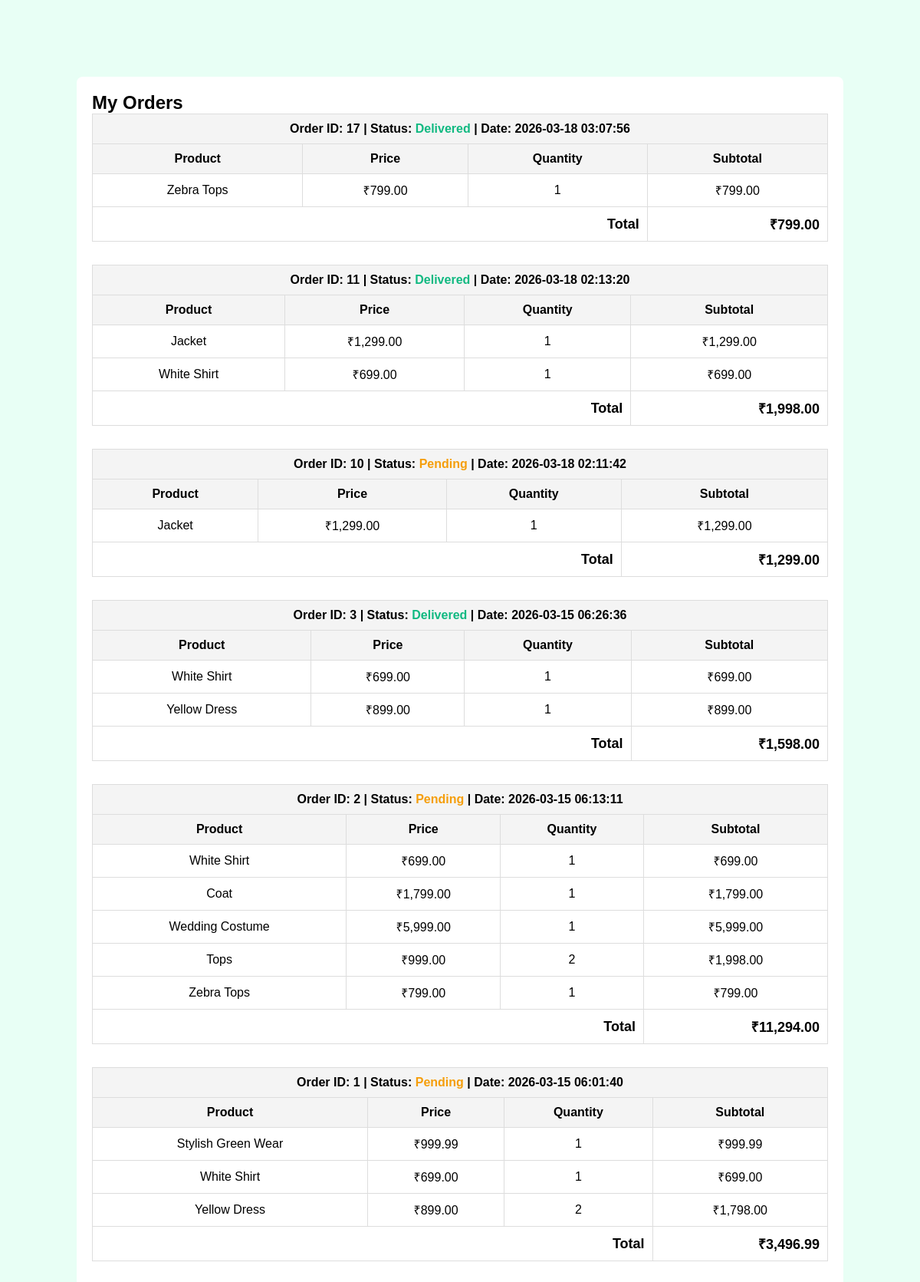
Screenshot of /my_orders.php (signed in) with the database file from the repository.
### tables this page shows
CREATE TABLE `order_items` (
  `item_id` int(11) NOT NULL,
  `order_id` int(11) NOT NULL,
  `product_id` int(11) NOT NULL,
  `quantity` int(11) NOT NULL,
  `price` decimal(10,2) NOT NULL,
  `created_at` timestamp NOT NULL DEFAULT current_timestamp()
);

CREATE TABLE `orders` (
  `order_id` int(11) NOT NULL,
  `user_id` int(11) NOT NULL,
  `total_price` decimal(10,2) NOT NULL,
  `order_status` varchar(50) DEFAULT 'Pending',
  `order_date` timestamp NOT NULL DEFAULT current_timestamp()
);

CREATE TABLE `products` (
  `id` int(11) NOT NULL,
  `product_name` varchar(255) DEFAULT NULL,
  `price` decimal(10,2) DEFAULT NULL,
  `image` varchar(255) DEFAULT NULL,
  `description` text DEFAULT NULL
);

### my_orders.php (the view, shortened to what this page needs)
<?php
include('db.php');
$user_id = $_SESSION['user_id'];
$sql = "SELECT o.order_id, o.order_status, o.order_date,
               p.product_name, p.price, oi.quantity
        FROM orders o
        JOIN order_items oi ON o.order_id = oi.order_id
        JOIN products p ON oi.product_id = p.id
        WHERE o.user_id = $user_id
        ORDER BY o.order_date DESC";
$result = mysqli_query($conn, $sql);
$order_totals = [];
while($row_temp = mysqli_fetch_assoc($result)) {
    $order_totals[$row_temp['order_id']][] = $row_temp;
}
?>
<!DOCTYPE html>
<html>
<head>
    <link rel="stylesheet" href="style.css">
</head>
<body>
<div class="orders-container">
    <h2>My Orders</h2>
    <?php foreach($order_totals as $order_id => $items): ?>
        <table>
            <tr>
                <th colspan="6">Order ID: <?= $order_id ?> | Status:
                    <span class="status-<?= $items[0]['order_status'] ?>">
                        <?= $items[0]['order_status'] ?>
                   </span>
                    | Date: <?= $items[0]['order_date'] ?>
                </th>
            </tr>
            <tr>
                <th>Product</th>
                <th>Price</th>
                <th>Quantity</th>
                <th>Subtotal</th>
            </tr>
            <?php $total = 0; ?>
            <?php foreach($items as $row): ?>
                <?php $subtotal = $row['price'] * $row['quantity']; ?>
                <?php $total += $subtotal; ?>
                <tr>
                    <td><?= $row['product_name'] ?></td>
                    <td>₹<?= number_format($row['price'],2) ?></td>
                    <td><?= $row['quantity'] ?></td>
                    <td>₹<?= number_format($subtotal,2) ?></td>
                </tr>
            <?php endforeach; ?>
            <tr>
                <td colspan="3" class="order-total">Total</td>
                <td class="order-total">₹<?= number_format($total,2) ?></td>
            </tr>
        </table>
    <?php endforeach; ?>
</div>
</body>
</html>

### style.css (style rules this page uses)
* { padding: 0; margin: 0; box-sizing: border-box; }
body { font-family: 'Poppins', sans-serif; margin: 0; padding-top: 70px; background: #e8fff5; }

### my_orders.php (style rules this page uses)
.orders-container { max-width: 1000px; margin: 30px auto; background: #fff; padding: 20px; border-radius: 8px; }
table { width: 100%; border-collapse: collapse; margin-bottom: 30px; }
th, td { padding: 10px; text-align: center; border: 1px solid #ddd; }
th { background: #f4f4f4; }
.status-Pending { color: #f59e0b; font-weight: bold; }
.status-Delivered { color: #10b981; font-weight: bold; }
.order-total { text-align: right; font-weight: bold; font-size: 18px; }

### rows the page displays
order_items: order_id "17", order.order_status "Delivered", order.order_date "2026-03-18 03:07:56", product.product_name "Zebra Tops", product.price "799.00", quantity "1", total "799.00"
order_items: order_id "11", order.order_status "Delivered", order.order_date "2026-03-18 02:13:20", product.product_name "Jacket", product.price "1,299.00", quantity "1", subtotal "1,299.00", total "1,998.00"
order_items: product.product_name "White Shirt", product.price "699.00", quantity "1"
order_items: order_id "10", order.order_status "Pending", order.order_date "2026-03-18 02:11:42", product.product_name "Jacket", product.price "1,299.00", quantity "1", subtotal "1,299.00", total "1,299.00"
order_items: order_id "3", order.order_status "Delivered", order.order_date "2026-03-15 06:26:36", product.product_name "White Shirt", product.price "699.00", quantity "1", total "1,598.00"
order_items: product.product_name "Yellow Dress", product.price "899.00", quantity "1"
order_items: order_id "2", order.order_status "Pending", order.order_date "2026-03-15 06:13:11", product.product_name "White Shirt", product.price "699.00", quantity "1", total "11,294.00"
order_items: product.product_name "Coat", product.price "1,799.00", quantity "1", subtotal "1,799.00"
order_items: product.product_name "Wedding Costume", product.price "5,999.00", quantity "1", subtotal "5,999.00"
order_items: product.product_name "Tops", product.price "999.00", quantity "2", subtotal "1,998.00"
order_items: product.product_name "Zebra Tops", product.price "799.00", quantity "1"
order_items: order_id "1", order.order_status "Pending", order.order_date "2026-03-15 06:01:40", product.product_name "Stylish Green Wear", product.price "999.99", quantity "1", total "3,496.99"
order_items: product.product_name "White Shirt", product.price "699.00", quantity "1"
order_items: product.product_name "Yellow Dress", product.price "899.00", quantity "2", subtotal "1,798.00"
